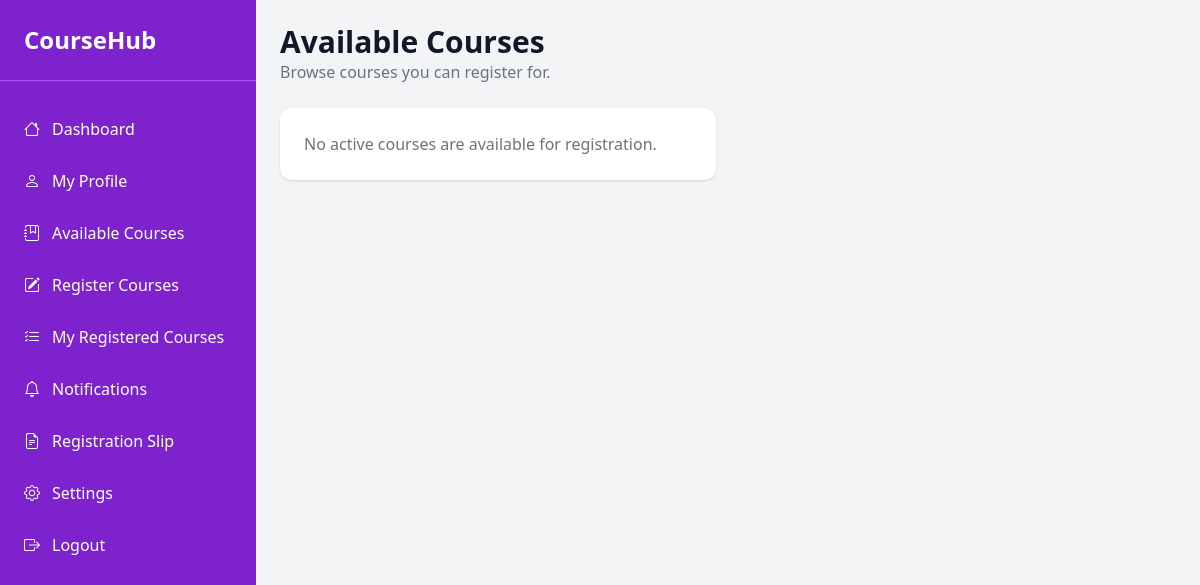
Page /students/courses/ (signed in) on the earlier database version.
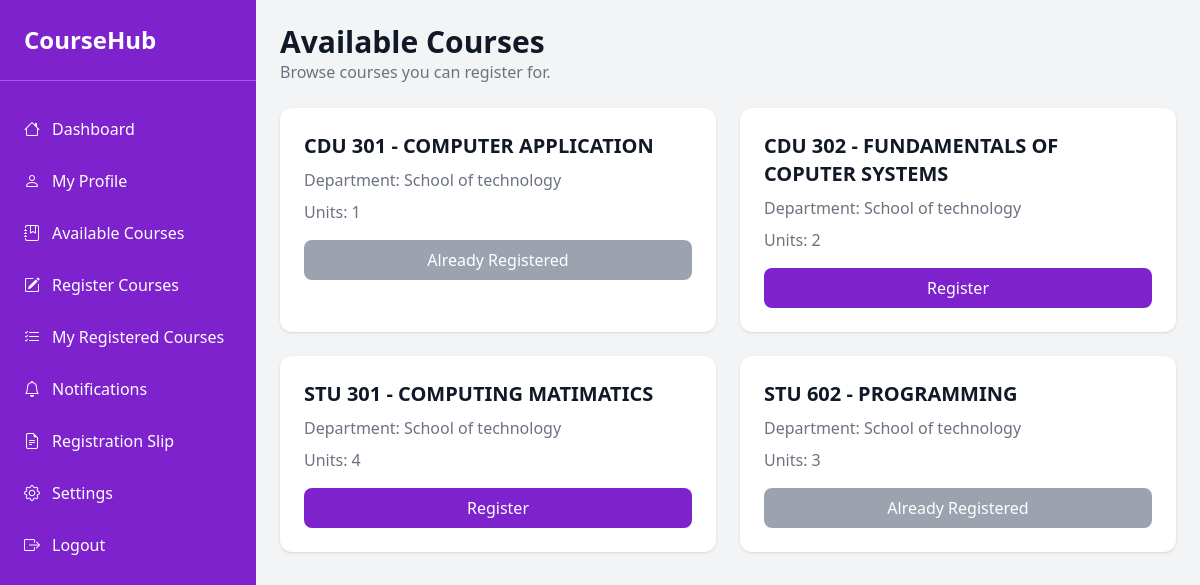
Same page on the later database version.
### courses/models.py (models this page shows, shortened)
class Course(models.Model):
    department = models.ForeignKey(
        Department,
        on_delete=models.CASCADE,
        related_name='courses',
        verbose_name='Department/School',
        help_text='Select the department or school offering this course.',
    )
    code = models.CharField(max_length=20, unique=True)
    title = models.CharField(max_length=200)
    description = models.TextField(blank=True)
    credit_hours = models.PositiveIntegerField(
        default=3,
        verbose_name='Units',
        help_text='Number of credit units for this course.',
    )
    semester = models.CharField(max_length=50, blank=True)
    is_active = models.BooleanField(default=True)
    created_at = models.DateTimeField(auto_now_add=True)
    class Meta:
        verbose_name_plural = 'Courses'

### departments/models.py (models this page shows, shortened)
class Department(models.Model):
    name = models.CharField(max_length=150, unique=True)
    code = models.CharField(max_length=20, unique=True)
    description = models.TextField(blank=True)
    created_at = models.DateTimeField(auto_now_add=True)
    class Meta:
        verbose_name_plural = 'Departments'

### students/views.py (the view)
# urls.py: path('courses/', student_courses_view, name='student_courses'),
@login_required
def student_courses_view(request):
    student = Student.objects.filter(user=request.user).first()
    registrations = CourseRegistration.objects.filter(student=student).values_list('course_id', flat=True)
    courses = Course.objects.filter(is_active=True).order_by('code')
    return render(request, 'students/courses.html', {
        'student': student,
        'courses': courses,
        'registered_course_ids': list(registrations),
    })

### templates/students/courses.html (shortened to what this page needs)
{% extends 'dashboard/student_base.html' %}
{% block content %}
<div class="max-w-6xl mx-auto p-6">
    <div class="flex items-center justify-between mb-6">
        <div>
            <h1 class="text-3xl font-bold">Available Courses</h1>
            <p class="text-gray-500">Browse courses you can register for.</p>
        </div>
    </div>
    <div class="grid gap-6 lg:grid-cols-2">
        {% for course in courses %}
        <div class="bg-white rounded-xl shadow p-6">
            <h2 class="text-xl font-semibold mb-2">{{ course.code }} - {{ course.title }}</h2>
            <p class="text-gray-500 mb-2">Department: {{ course.department.name|default:'N/A' }}</p>
            <p class="text-gray-500 mb-2">Units: {{ course.credit_hours }}</p>
            <form method="post" action="{% url 'register_course' %}">
                <button type="submit" class="w-full rounded-lg py-2 text-white {% if course.id in registered_course_ids %}bg-gray-400 cursor-not-allowed{% else %}bg-purple-700 hover:bg-purple-600{% endif %}" {% if course.id in registered_course_ids %}disabled{% endif %}>
                    {% if course.id in registered_course_ids %}Already Registered{% else %}Register{% endif %}
                </button>
            </form>
        </div>
        {% empty %}
        <div class="bg-white rounded-xl shadow p-6 text-gray-500">No active courses are available for registration.</div>
        {% endfor %}
    </div>
</div>
{% endblock %}

### templates/dashboard/student_base.html (shortened to what this page needs)
<!DOCTYPE html>
<html lang="en">
<head>
    <script src="https://cdn.tailwindcss.com"></script>
    <link rel="stylesheet" href="https://cdn.jsdelivr.net/npm/bootstrap-icons@1.11.3/font/bootstrap-icons.min.css">
</head>
<body class="bg-gray-100 text-gray-900">
    <div class="min-h-screen flex">
        {% include 'dashboard/student_sidebar.html' %}
        <div class="flex-1">
            {% block content %}{% endblock %}
        </div>
    </div>
</body>
</html>

### templates/dashboard/student_sidebar.html
<aside class="w-64 bg-purple-700 text-white">
    <div class="p-6 text-2xl font-bold border-b border-purple-500">
        CourseHub
    </div>
    <nav class="mt-6 space-y-1">
        <a href="{% url 'student_dashboard' %}" class="flex items-center px-6 py-3 hover:bg-purple-600">
            <i class="bi bi-house mr-3"></i> Dashboard
        </a>
        <a href="{% url 'student_profile_view' %}" class="flex items-center px-6 py-3 hover:bg-purple-600">
            <i class="bi bi-person mr-3"></i> My Profile
        </a>
        <a href="{% url 'student_courses' %}" class="flex items-center px-6 py-3 hover:bg-purple-600">
            <i class="bi bi-journal-bookmark mr-3"></i> Available Courses
        </a>
        <a href="{% url 'register_course' %}" class="flex items-center px-6 py-3 hover:bg-purple-600">
            <i class="bi bi-pencil-square mr-3"></i> Register Courses
        </a>
        <a href="{% url 'student_registrations_view' %}" class="flex items-center px-6 py-3 hover:bg-purple-600">
            <i class="bi bi-list-check mr-3"></i> My Registered Courses
        </a>
        <a href="{% url 'student_notifications' %}" class="flex items-center px-6 py-3 hover:bg-purple-600">
            <i class="bi bi-bell mr-3"></i> Notifications
        </a>
        <a href="{% url 'registration_slip' %}" class="flex items-center px-6 py-3 hover:bg-purple-600">
            <i class="bi bi-file-earmark-text mr-3"></i> Registration Slip
        </a>
        <a href="{% url 'student_settings' %}" class="flex items-center px-6 py-3 hover:bg-purple-600">
            <i class="bi bi-gear mr-3"></i> Settings
        </a>
        <a href="{% url 'logout' %}" class="flex items-center px-6 py-3 hover:bg-purple-600">
            <i class="bi bi-box-arrow-right mr-3"></i> Logout
        </a>
    </nav>
</aside>

Differences in the rows shown:
added Course: code "CDU 301", title "COMPUTER APPLICATION", department.name "School of technology", credit_hours "1", shows "Already Registered"
added Course: code "CDU 302", title "FUNDAMENTALS OF COPUTER SYSTEMS", department.name "School of technology", credit_hours "2", shows "Register"
added Course: code "STU 301", title "COMPUTING MATIMATICS", department.name "School of technology", credit_hours "4", shows "Register"
added Course: code "STU 602", title "PROGRAMMING", department.name "School of technology", credit_hours "3", shows "Already Registered"
Other differences:
text no longer shown: "No active courses are available for registration."
